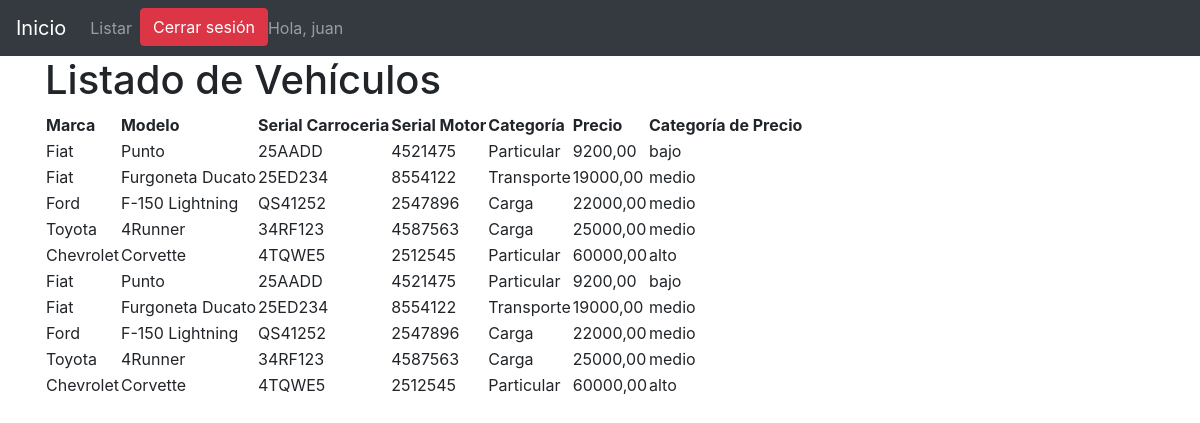
The page /vehiculo/listar/ (signed in) on the database its author committed.
### vehiculo/models.py (models this page shows, shortened)
class CustomUser(AbstractUser):
    class Meta:
        permissions= [
            ("view_listar","Puede ver la lista de vehiculos"),
        ]

class Vehiculo(models.Model):
    MARCAS = [
        ('Fiat', 'Fiat'),
        ('Chevrolet', 'Chevrolet'),
        ('Ford', 'Ford'),
        ('Toyota', 'Toyota'),
    ]
    CATEGORIAS = [
        ('Particular', 'Particular'),
        ('Transporte', 'Transporte'),
        ('Carga', 'Carga'),
    ]
    marca = models.CharField(max_length=20, choices=MARCAS, default='Ford')
    modelo = models.CharField(max_length=100)
    serial_carroceria = models.CharField(max_length=50)
    serial_motor = models.CharField(max_length=50)
    categoria = models.CharField(max_length=20, choices=CATEGORIAS, default='Particular')
    precio = models.DecimalField(max_digits=10, decimal_places=2)
    fecha_creacion = models.DateTimeField(auto_now_add=True)
    fecha_modificacion = models.DateTimeField(auto_now=True)

### vehiculo/views.py (the view)
# urls.py: path('vehiculo/listar/', views.listar_vehiculos, name='listar_vehiculos'),
@permission_required('vehiculo.view_listar', raise_exception=True)
def listar_vehiculos(request):
    vehiculos = Vehiculo.objects.all()
    vehiculos_con_categoria = []
    for vehiculo in vehiculos:
        if vehiculo.precio <= 10000:
            categoria_precio = 'bajo'
        elif 10000 < vehiculo.precio <= 30000:
            categoria_precio = 'medio'
        else:
            categoria_precio = 'alto'
        vehiculos_con_categoria.append({
            'vehiculo': vehiculo,
            'categoria_precio': categoria_precio
        })
    context = {'vehiculos': vehiculos_con_categoria}
    return render(request, 'vehiculo/listar_vehiculo.html', context)

### vehiculo/templates/vehiculo/listar_vehiculo.html (shortened to what this page needs)
{% extends 'vehiculo/base.html' %}
{% block content %}
    <h1>Listado de Vehículos</h1>
    <table>
        <thead>
            <tr>
                <th>Marca</th>
                <th>Modelo</th>
                <th>Serial Carroceria</th>
                <th>Serial Motor</th>
                <th>Categoría</th>
                <th>Precio</th>
                <th>Categoría de Precio</th>
            </tr>
        </thead>
        <tbody>
            {% for item in vehiculos %}
            <tr>
                <td>{{ item.vehiculo.marca }}</td>
                <td>{{ item.vehiculo.modelo }}</td>
                <td>{{ item.vehiculo.serial_carroceria }}</td>
                <td>{{ item.vehiculo.serial_motor }}</td>
                <td>{{ item.vehiculo.categoria }}</td>
                <td>{{ item.vehiculo.precio }}</td>
                <td>{{ item.categoria_precio }}</td>
            </tr>
            {% empty %}
            <tr>
                <td colspan="7">No hay vehículos disponibles.</td>
            </tr>
            {% endfor %}
        </tbody>
    </table>
{% endblock %}

### vehiculo/templates/vehiculo/base.html (shortened to what this page needs)
<!DOCTYPE html>
<html lang="es">
<head>
    <link rel="stylesheet" href="https://maxcdn.bootstrapcdn.com/bootstrap/4.5.2/css/bootstrap.min.css">
</head>
<body>
    <nav class="navbar navbar-expand-lg navbar-dark bg-dark">
        <a class="navbar-brand" href="{% url 'index' %}">Inicio</a>
        <div class="collapse navbar-collapse">
            <ul class="navbar-nav">
                <li class="nav-item">
                    <a class="nav-link" href="{% url 'listar_vehiculos' %}">Listar</a>
                </li>
                {% if user.is_authenticated %}
                    <li class="nav-item">
                        <form method="POST" action="{% url 'logout' %}">
                            <button type="submit" class="btn btn-danger">Cerrar sesión</button>
                        </form>
                    </li>
                {% else %}
                    <li class="nav-item">
                        <a class="nav-link" href="{% url 'login' %}">Iniciar sesión</a>
                    </li>
                {% endif %}
                {% if user.is_authenticated %}
                <ul class="navbar-nav ms-auto justify-content-end">
                    <li class="nav-item">
                        <span class="navbar-text">Hola, {{ user.username }}</span>
                    </li>
                {% endif %}
            </ul>
        </div>
    </nav>
    <div class="container">
        {% block content %}
        {% endblock %}
    </div>
</body>
</html>

### rows shown on the page
CustomUser: username "juan"
Vehiculo: vehiculo.marca "Fiat", vehiculo.modelo "Punto", vehiculo.serial_carroceria "25AADD", vehiculo.serial_motor "4521475", vehiculo.categoria "Particular", vehiculo.precio "9200,00", categoria_precio "bajo"
Vehiculo: vehiculo.marca "Fiat", vehiculo.modelo "Furgoneta Ducato", vehiculo.serial_carroceria "25ED234", vehiculo.serial_motor "8554122", vehiculo.categoria "Transporte", vehiculo.precio "19000,00", categoria_precio "medio"
Vehiculo: vehiculo.marca "Ford", vehiculo.modelo "F-150 Lightning", vehiculo.serial_carroceria "QS41252", vehiculo.serial_motor "2547896", vehiculo.categoria "Carga", vehiculo.precio "22000,00", categoria_precio "medio"
Vehiculo: vehiculo.marca "Toyota", vehiculo.modelo "4Runner", vehiculo.serial_carroceria "34RF123", vehiculo.serial_motor "4587563", vehiculo.categoria "Carga", vehiculo.precio "25000,00", categoria_precio "medio"
Vehiculo: vehiculo.marca "Chevrolet", vehiculo.modelo "Corvette", vehiculo.serial_carroceria "4TQWE5", vehiculo.serial_motor "2512545", vehiculo.categoria "Particular", vehiculo.precio "60000,00", categoria_precio "alto"
Vehiculo: vehiculo.marca "Fiat", vehiculo.modelo "Punto", vehiculo.serial_carroceria "25AADD", vehiculo.serial_motor "4521475", vehiculo.categoria "Particular", vehiculo.precio "9200,00", categoria_precio "bajo"
Vehiculo: vehiculo.marca "Fiat", vehiculo.modelo "Furgoneta Ducato", vehiculo.serial_carroceria "25ED234", vehiculo.serial_motor "8554122", vehiculo.categoria "Transporte", vehiculo.precio "19000,00", categoria_precio "medio"
Vehiculo: vehiculo.marca "Ford", vehiculo.modelo "F-150 Lightning", vehiculo.serial_carroceria "QS41252", vehiculo.serial_motor "2547896", vehiculo.categoria "Carga", vehiculo.precio "22000,00", categoria_precio "medio"
Vehiculo: vehiculo.marca "Toyota", vehiculo.modelo "4Runner", vehiculo.serial_carroceria "34RF123", vehiculo.serial_motor "4587563", vehiculo.categoria "Carga", vehiculo.precio "25000,00", categoria_precio "medio"
Vehiculo: vehiculo.marca "Chevrolet", vehiculo.modelo "Corvette", vehiculo.serial_carroceria "4TQWE5", vehiculo.serial_motor "2512545", vehiculo.categoria "Particular", vehiculo.precio "60000,00", categoria_precio "alto"
